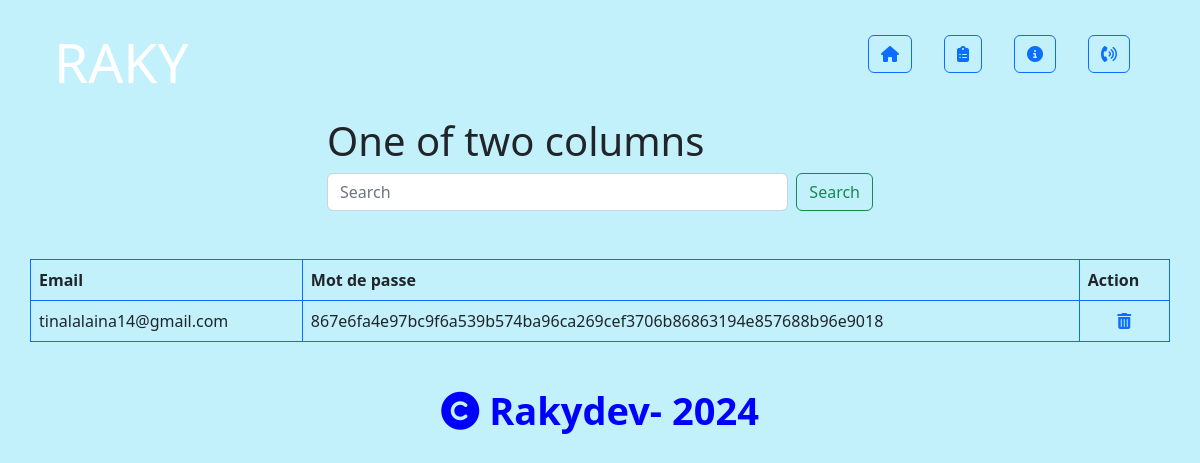
Page /php30052024/compoment/user.php on the committed database.
### tables this page shows
CREATE TABLE `users` (
  `id` int(11) NOT NULL,
  `username` varchar(100) NOT NULL,
  `email` varchar(100) NOT NULL,
  `password` varchar(100) NOT NULL
);

### php30052024/compoment/user.php (the view, shortened to what this page needs)
<?php
require_once("gestionbd/config.php");
$mc="";
$result =mysqli_query($con,"select * from users where email like '%$mc%'");
?>
<!DOCTYPE html>
<html lang="en">
<head>
    <link href="../assets/dist/css/bootstrap.min.css" rel="stylesheet">
        <link rel="stylesheet" href="../assets/webfont/css/all.css">
</head>
<body class="bg-info p-2 text-dark bg-opacity-25">
<div class="container">
<nav class="navbar navbar-expand-lg ">
  <div class="container-fluid">
    <a class="navbar-brand" href="#" style="color:white; font-size:55px">RAKY</a>
    <div style="font-size:45px"class="collapse navbar-collapse me-auto" id="navbarScroll">
      <a class="btn btn-outline-primary " style='margin:0px 16px 16px;' type="submit" href="composant.php"><i class="fas fa-home"></i></a>
      <a class="btn btn-outline-primary " style='margin:0px 16px 16px;' type="submit" href="home.php"><i class="fas fa-clipboard-list"></i></a>
      <a class="btn btn-outline-primary " style='margin:0px 16px 16px;' type="submit"href="front/info.php"><i class="fas fa-info-circle"></i></a>
      <a class="btn btn-outline-primary " style='margin:0px 16px 16px ;' type="submit"href="front/contact.php"><i class="fas fa-phone-volume"></i></a>
    </div>
  </div>
</nav>
<div class="row justify-content-center">
    <div class="col-6">
      <h1>One of two columns</h1>
      <form class="d-flex" method="POST">
      <input name="motcle" class="form-control me-2" type="search" placeholder="Search" aria-label="Search">
      <button class="btn btn-outline-success" type="submit">Search</button>
    </form>
    </div>
  </div>
<br/><br/>
<center>
<div class="row align-items-center">
       <table class="table table-bordered border-primary">
       <thead>
    <tr>
      <th scope="col">Email</th>
      <th scope="col">Mot de passe</th>
      <th scope="col">Action</th>
    </tr>
  </thead>
<?php while ($ET=mysqli_fetch_assoc($result)){?>
<tr>
   <td><?php echo ($ET['email'])?></td>
    <td><?php echo ($ET['password'])?></td>
    <td><a href="crud/supprimer.php?id=<?php echo ($ET['id'])?>">
    <center><i class="fas fa-trash-alt"></i></center>
</a></td>
</tr>
  <?php }?>
  </table>
</div>
</center>
  <br/>
  <div class="row" style="margin:0px 46px 46px;">
    <div class="col-4"></div>
    <div class="col-8 d-flex">
      <div style="font-size: 38px;color:blue" class="fw-bold"> <i class="fas fa-copyright"></i> Rakydev- 2024
      </div>
    </div>
  </div>
</body>
</html>

### rows in the picture
users: email "tinalalaina14@gmail.com", password "867e6fa4e97bc9f6a539b574ba96ca269cef3706b86863194e857688b96e9018"
